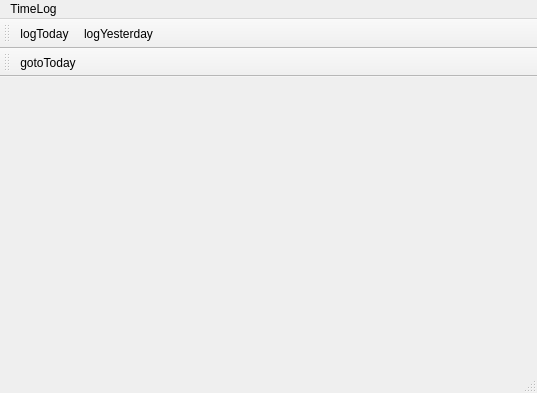
<?xml version="1.0" encoding="UTF-8"?>
<ui version="4.0">
 <class>MainWindowTimelog</class>
 <widget class="QMainWindow" name="MainWindowTimelog">
  <property name="geometry">
   <rect>
    <x>0</x>
    <y>0</y>
    <width>537</width>
    <height>393</height>
   </rect>
  </property>
  <property name="windowTitle">
   <string>MainWindow</string>
  </property>
  <widget class="QWidget" name="centralwidget"/>
  <widget class="QMenuBar" name="menubar">
   <property name="geometry">
    <rect>
     <x>0</x>
     <y>0</y>
     <width>537</width>
     <height>23</height>
    </rect>
   </property>
   <widget class="QMenu" name="menuTimeLog">
    <property name="title">
     <string>TimeLog</string>
    </property>
    <addaction name="actionAbout"/>
    <addaction name="separator"/>
   </widget>
   <addaction name="menuTimeLog"/>
  </widget>
  <widget class="QStatusBar" name="statusbar"/>
  <widget class="QToolBar" name="toolBar_3">
   <property name="windowTitle">
    <string>toolBar</string>
   </property>
   <attribute name="toolBarArea">
    <enum>TopToolBarArea</enum>
   </attribute>
   <attribute name="toolBarBreak">
    <bool>true</bool>
   </attribute>
   <addaction name="actionLogToday"/>
   <addaction name="actionLogYesterday"/>
  </widget>
  <widget class="QToolBar" name="toolBar_2">
   <property name="windowTitle">
    <string>toolBar_2</string>
   </property>
   <attribute name="toolBarArea">
    <enum>TopToolBarArea</enum>
   </attribute>
   <attribute name="toolBarBreak">
    <bool>true</bool>
   </attribute>
   <addaction name="actionGotoToday"/>
  </widget>
  <action name="actionAbout">
   <property name="text">
    <string>About</string>
   </property>
  </action>
  <action name="actionLogToday">
   <property name="text">
    <string>logToday</string>
   </property>
  </action>
  <action name="actionLogYesterday">
   <property name="text">
    <string>logYesterday</string>
   </property>
   <property name="toolTip">
    <string>logYesterday</string>
   </property>
  </action>
  <action name="actionGotoToday">
   <property name="text">
    <string>gotoToday</string>
   </property>
   <property name="toolTip">
    <string>gotoToday</string>
   </property>
  </action>
 </widget>
 <resources/>
 <connections/>
</ui>
